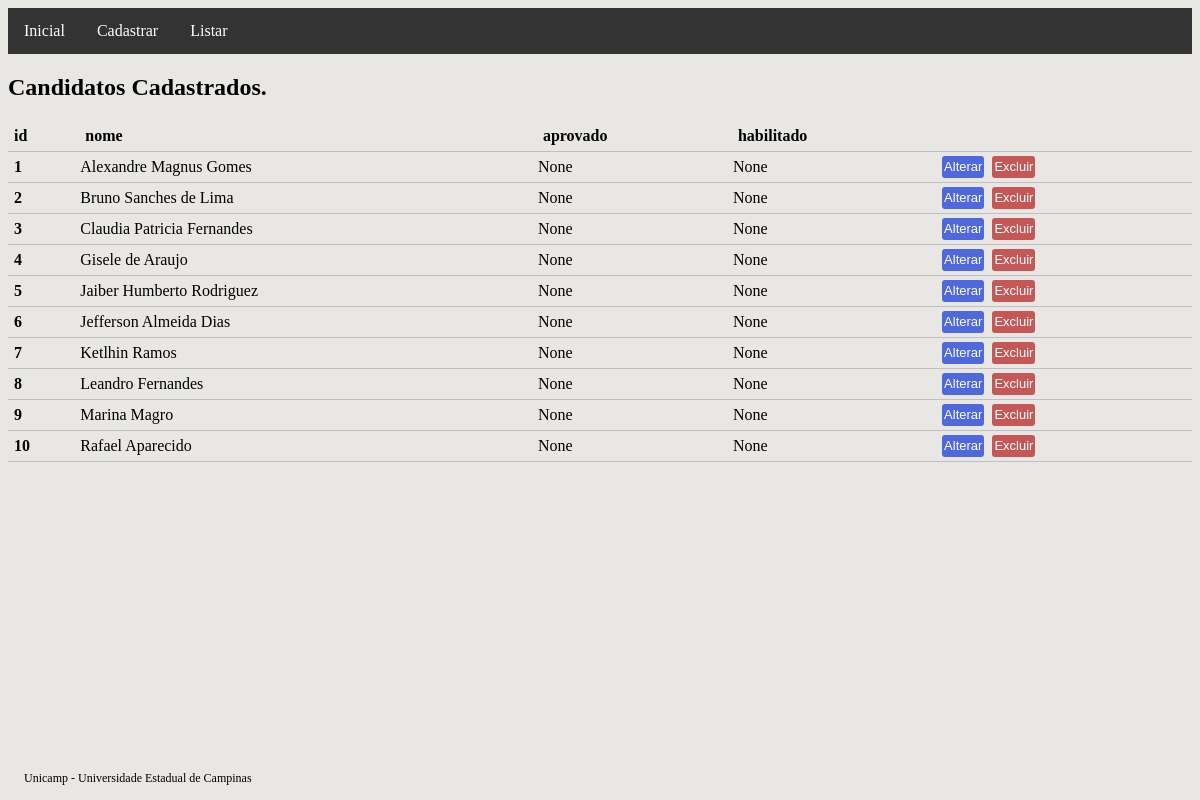
The page /candidato-list on the database as committed earlier.
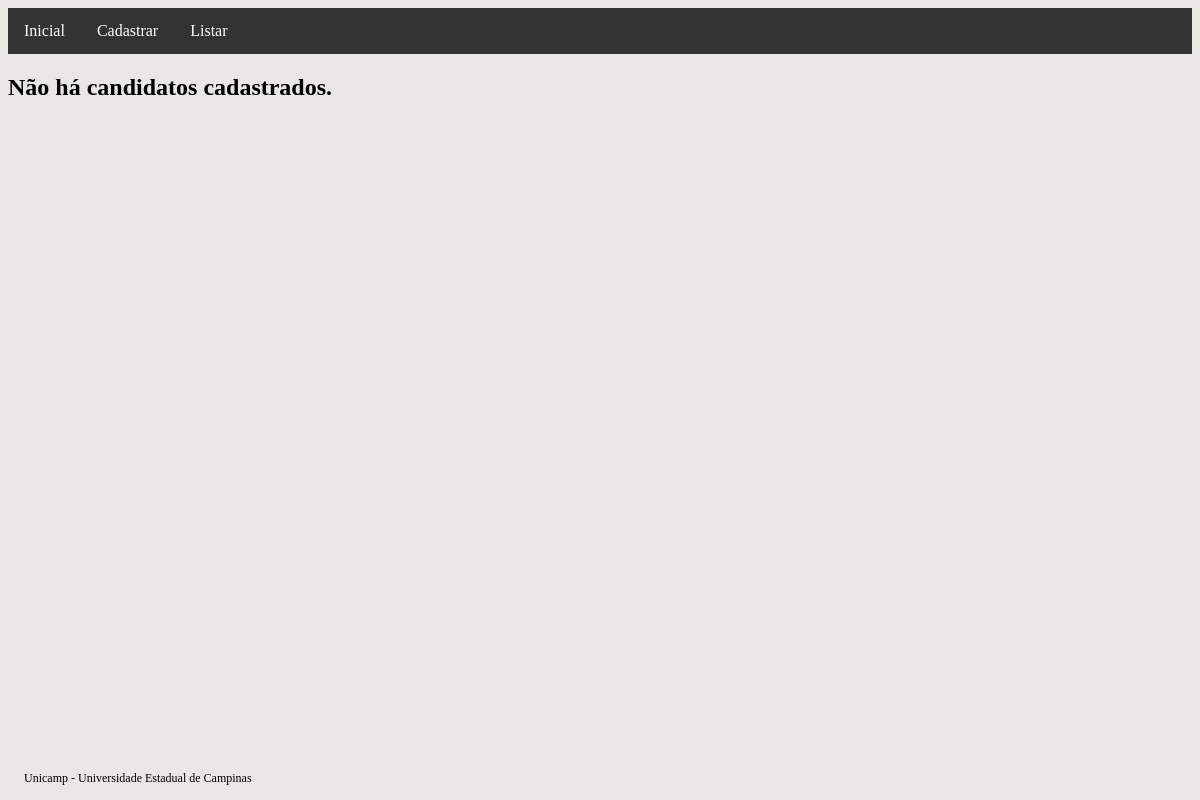
The same page on the database as committed later.
### main/models.py (models this page shows, shortened)
class Candidato(models.Model):
    nome = models.CharField(max_length=100, db_index=True, null=False, blank=False)
    aprovado = models.BooleanField(null=True)
    habilitado = models.BooleanField(null=True)

### main/views.py (the view)
# urls.py: path('candidato-list', CandidatoListView.as_view(template_name='candidato_list.html'), name='candidato_list'),
class CandidatoListView(ListView):
    model = Candidato
    paginate_by = 10

### main/templates/candidato_list.html (shortened to what this page needs)
{% extends "base.html" %}
{% block conteudo %}
{% if candidato_list %}
<h2>Candidatos Cadastrados.</h2>
<table class="tabela">
    <thead>
        <tr>
            <th>id</th>
            <th>nome</th>
            <th>aprovado</th>
            <th>habilitado</th>
        </tr>
    </thead>
    <tbody>
        {% for n in candidato_list %}
        <tr>
            <th scope="row">{{ n.pk }}</th>
            <td>{{ n.nome }}</td>
            <td>{{ n.aprovado }}</td>
            <td>{{ n.habilitado }}</td>
            <td>
                <a href="{% url 'candidato_update' pk=n.pk %}"><button class="botao_confirmar">Alterar</button></a>
                <a href="{% url 'candidato_delete' pk=n.pk %}"><button class="botao_aviso">Excluir</button></a>
            </td>
        </tr>
        {% endfor %}
    </tbody>
</table>
{% else %}
<h2>Não há candidatos cadastrados.</h2>
{% endif %}
{% endblock conteudo %}

Rows that differ between the two databases and show on the page:
removed Candidato: pk "1", nome "Alexandre Magnus Gomes", aprovado "None", habilitado "None"
removed Candidato: pk "2", nome "Bruno Sanches de Lima", aprovado "None", habilitado "None"
removed Candidato: pk "3", nome "Claudia Patricia Fernandes", aprovado "None", habilitado "None"
removed Candidato: pk "4", nome "Gisele de Araujo", aprovado "None", habilitado "None"
removed Candidato: pk "5", nome "Jaiber Humberto Rodriguez", aprovado "None", habilitado "None"
removed Candidato: pk "6", nome "Jefferson Almeida Dias", aprovado "None", habilitado "None"
removed Candidato: pk "7", nome "Ketlhin Ramos", aprovado "None", habilitado "None"
removed Candidato: pk "8", nome "Leandro Fernandes", aprovado "None", habilitado "None"
removed Candidato: pk "9", nome "Marina Magro", aprovado "None", habilitado "None"
removed Candidato: pk "10", nome "Rafael Aparecido", aprovado "None", habilitado "None"
Other text that changed with them:
text no longer shown: "Candidatos Cadastrados. id nome aprovado habilitado"
text now shown: "Não há candidatos cadastrados."
